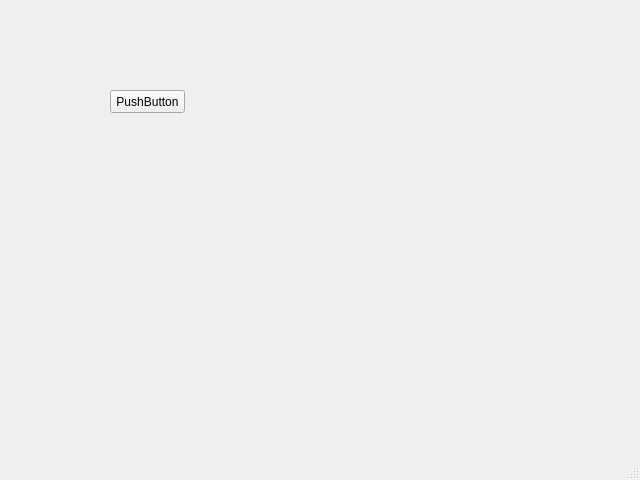
<?xml version="1.0" encoding="UTF-8"?>
<ui version="4.0">
 <class>MainWindow</class>
 <widget class="QMainWindow" name="MainWindow">
  <property name="geometry">
   <rect>
    <x>0</x>
    <y>0</y>
    <width>640</width>
    <height>480</height>
   </rect>
  </property>
  <property name="windowTitle">
   <string>MainWindow</string>
  </property>
  <widget class="QWidget" name="centralwidget">
   <widget class="QPushButton" name="pushButton">
    <property name="geometry">
     <rect>
      <x>110</x>
      <y>90</y>
      <width>75</width>
      <height>23</height>
     </rect>
    </property>
    <property name="text">
     <string>PushButton</string>
    </property>
   </widget>
  </widget>
  <widget class="QMenuBar" name="menubar">
   <property name="geometry">
    <rect>
     <x>0</x>
     <y>0</y>
     <width>640</width>
     <height>23</height>
    </rect>
   </property>
  </widget>
  <widget class="QStatusBar" name="statusbar"/>
 </widget>
 <resources/>
 <connections/>
</ui>
